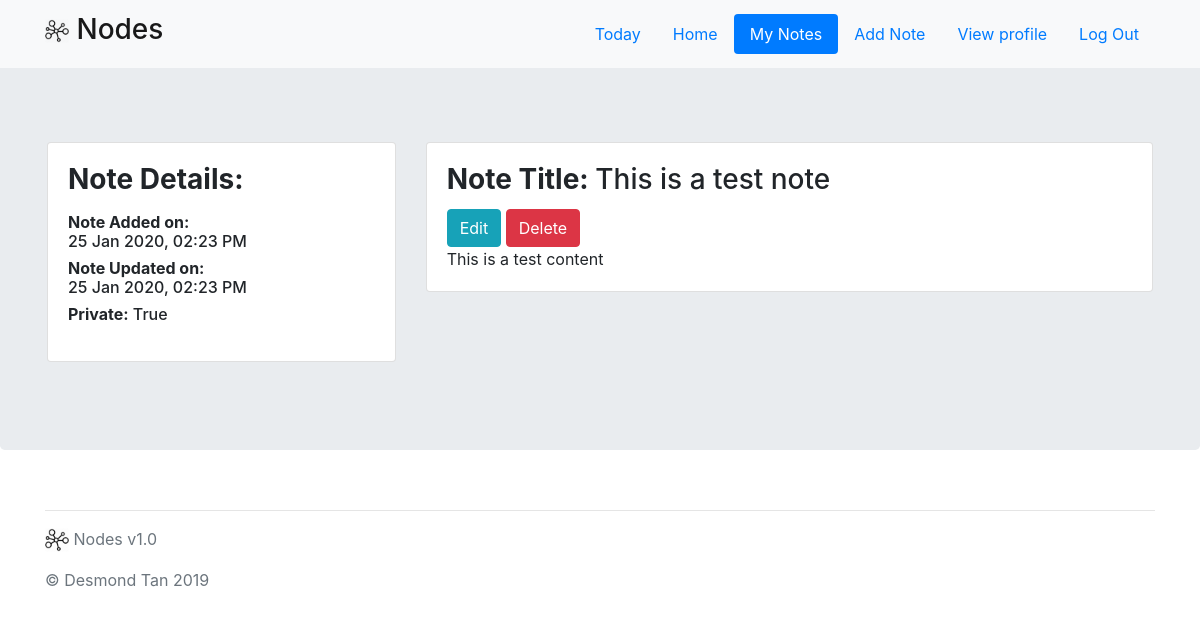
Page /notes/1/ (signed in) on the committed database.
### app/models.py (models this page shows, shortened)
class Notes(db.Model):
    __tablename__ = 'notes'
    id = db.Column(db.Integer, primary_key=True)
    date_created = db.Column(db.String(32))
    last_edited = db.Column(db.String(32))
    private = db.Column(db.Boolean)
    parent_folder_id = db.Column(db.Integer)
    title = db.Column(db.String(255))
    body = db.Column(db.String(255))
    body_markdown = db.Column(db.String(255))
    user_id = db.Column(db.Integer)

### app/main/views.py (the view)
@main.route("/notes/<note_id>/")
@login_required
def view_note(note_id):
    if validate_access_to_note(note_id, session['user_id']):
        note = get_note_by_id(note_id)
        can_edit = (note.user_id == session['user_id'])
        return render_template('main/view_note.html', note=note, can_edit=can_edit, username=session['username'])
    else:
        return abort(403)

### app/utils/filters.py (called while the page is built)
def datetimeformat(value, format="%d %b %Y, %I:%M %p"):
    datetime_obj = datetime.strptime(value, '%Y-%m-%d %H:%M:%S.%f')
    return datetime_obj.strftime(format)

### app/utils/functions.py (called while the page is built)
def get_note_by_id(note_id):
    note = Notes.query.filter(Notes.id == note_id).first()
    return note

def validate_access_to_note(note_id, user_id):
    note = Notes.query.filter(Notes.id == note_id).first()
    if note is None:
        return False
    if note.private:
        note_permission = Notes_Permissions.query.filter(
            and_(
                Notes_Permissions.note_id == note_id,
                Notes_Permissions.user_id == user_id
            )
        ).all()
        if note_permission is None:
            return False
    return True

### app/templates/main/view_note.html (shortened to what this page needs)
{% extends "layout.html" %}
{% block body %}
<div class="jumbotron">
    <div class="container">
    {% if username %}
        <div class="row" style="padding-top: 2%">
            <div class="col-lg-4 col-md-4 col-sm-12 col-xs-12">
                <div class="card mb-4 box-shadow">
                    <div class="card-body">
                        <h3 class="card-title"><b>Note Details:</b></h3>
                        <p class="card-text">
                            <h6><b>Note Added on:</b><br>{{ note.date_created | datetimeformat }}</h6>
                            <h6><b>Note Updated on:</b><br>{{ note.last_edited | datetimeformat }}</h6>
                            <h6><b>Private:</b>  {{ note.private }}</h6>
                        </p>
                    </div>
                </div>
            </div>
            <div class="col-lg-8 col-md-8 col-sm-12 col-xs-12">
                <div class="card mb-8 box-shadow">
                    <div class="card-body">
                        <h3 class="card-title"><b>Note Title: </b>{{ note.title }}</h3>
                        {% if can_edit %}
                            <a href="/notes/edit/{{ note.id }}/" class="pull-left">
                                <button type="button" class="btn btn-info">
                                     Edit
                                </button>
                            </a>
                            <a href="/notes/delete/{{ note.id }}/" class="pull-right">
                                <button type="button" class="btn btn-danger">
                                     Delete
                                </button>
                            </a>
                        {% endif %}
                        <p class="card-text">
                            {{ note.body_markdown }}
                        </p>
                    </div>
                </div>
            </div>
        </div>
    {% endif %}
    </div>
</div>
{% endblock %}

### app/templates/layout.html (style rules this page uses)
body { padding-top: 3.5rem; }

### rows in the picture
Notes: date_created "25 Jan 2020, 02:23 PM", last_edited "25 Jan 2020, 02:23 PM", private "True", title "This is a test note", body_markdown "This is a test content"
